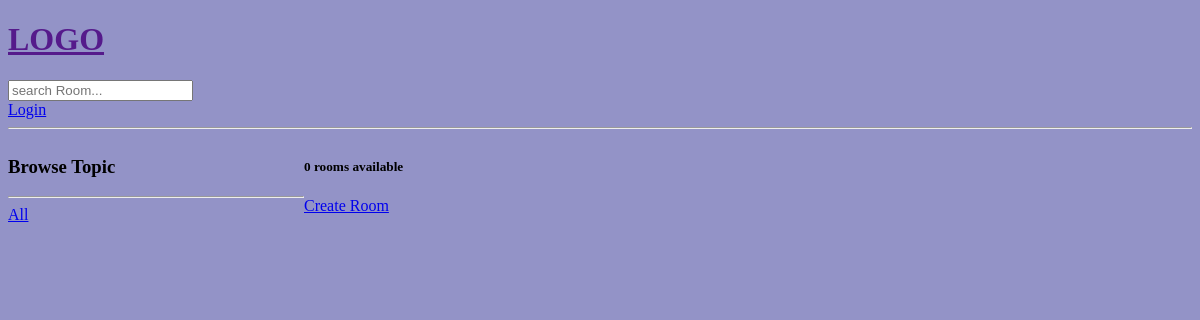
The page /?q=Testing on the database as committed earlier.
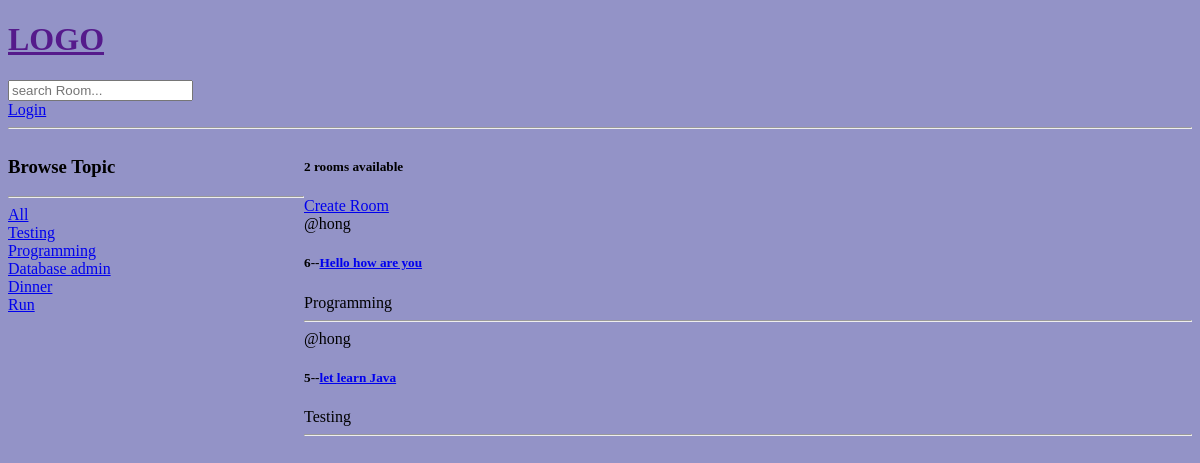
The same page on the database as committed later.
### base/models.py (models this page shows, shortened)
class Topic(models.Model):
    name = models.CharField(max_length=200)

class Room(models.Model):
    host = models.ForeignKey(User, on_delete=models.SET_NULL, null=True)
    topic = models.ForeignKey(Topic, on_delete=models.SET_NULL, null=True)
    name = models.CharField(max_length=200)
    description = models.TextField(null=True, blank=True)
    updated = models.DateTimeField(auto_now=True)
    created = models.DateTimeField(auto_now_add=True)
    class Meta:
        ordering = ['-updated', '-created']

### base/views.py (the view)
# urls.py: path('', views.home, name="home"),
def home(request):
    q = request.GET.get('q') if request.GET.get('q') != None else ''
    rooms = Room.objects.filter(
        Q(topic__name__icontains=q) |
        Q(name__icontains=q) |
        Q(description__icontains=q)
    )
    room_count = rooms.count()
    topics = Topic.objects.all()
    context = {'rooms': rooms, 'topics': topics, 'room_count': room_count}
    return render(request, 'base/home.html', context)

### base/templates/base/home.html (shortened to what this page needs)
{% extends 'main.html'%} {%block content%}
<div class="home-container">
  <div>
    <h3>Browse Topic</h3>
    <hr />
    <div>
      <a href="{% url 'home' %}"> All</a>
    </div>
    {%for topic in topics %}
    <div>
      <a href="{% url 'home' %}?q={{topic.name}}"> {{topic.name}}</a>
    </div>
    {% endfor %}
  </div>
  <div>
    <h5>{{room_count}} rooms available</h5>
    <a href="{%url 'create-room'%}"> Create Room</a>
    <div>
      {%for room in rooms%}
      <div>
        <span>@{{room.host.username}}</span>
        <h5>
          {{room.id}}--<a href="{% url 'room' room.id %}">{{room.name}}</a>
        </h5>
        <span>{{room.topic.name}}</span>
        <hr />
      </div>
      {%endfor%}
    </div>
  </div>
</div>
{%endblock%}

Rows that differ between the two databases and show on the page:
added Topic: name "Testing"
added Topic: name "Programming"
added Topic: name "Database admin"
added Topic: name "Dinner"
added Topic: name "Run"
added Room: host.username "hong", id "6", name "Hello how are you", topic.name "Programming"
added Room: host.username "hong", id "5", name "let learn Java", topic.name "Testing"
Other text that changed with them:
{{ room_count }}: "0" → "2"
